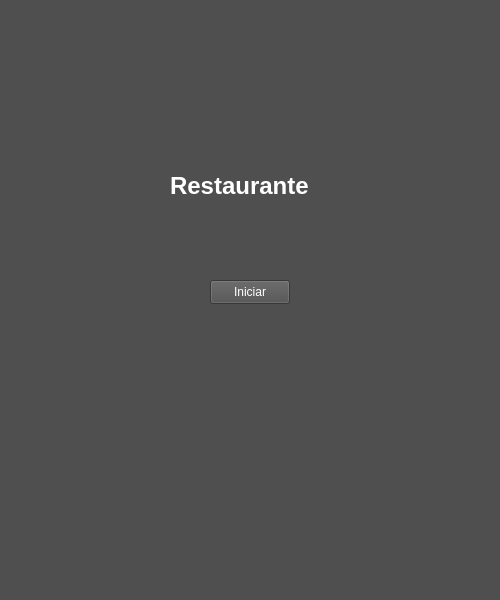
<?xml version="1.0" encoding="UTF-8"?>
<ui version="4.0">
 <class>HomeWindow</class>
 <widget class="QMainWindow" name="HomeWindow">
  <property name="geometry">
   <rect>
    <x>0</x>
    <y>0</y>
    <width>500</width>
    <height>600</height>
   </rect>
  </property>
  <property name="windowTitle">
   <string>Início</string>
  </property>
  <property name="styleSheet">
   <string notr="true">background-color: #4F4F4F;
color: white;</string>
  </property>
  <widget class="QWidget" name="centralwidget">
   <widget class="QLabel" name="lbl_title">
    <property name="geometry">
     <rect>
      <x>170</x>
      <y>170</y>
      <width>167</width>
      <height>33</height>
     </rect>
    </property>
    <property name="text">
     <string>&lt;h1&gt;Restaurante
</string>
    </property>
   </widget>
   <widget class="QPushButton" name="btn_start">
    <property name="geometry">
     <rect>
      <x>210</x>
      <y>280</y>
      <width>80</width>
      <height>24</height>
     </rect>
    </property>
    <property name="text">
     <string>Iniciar</string>
    </property>
   </widget>
  </widget>
  <widget class="QMenuBar" name="menubar">
   <property name="geometry">
    <rect>
     <x>0</x>
     <y>0</y>
     <width>500</width>
     <height>21</height>
    </rect>
   </property>
  </widget>
  <widget class="QStatusBar" name="statusbar"/>
 </widget>
 <resources/>
 <connections/>
</ui>
